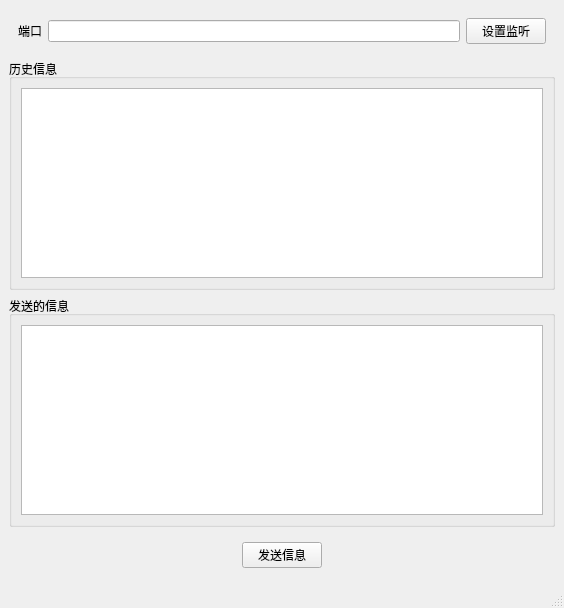
<?xml version="1.0" encoding="UTF-8"?>
<ui version="4.0">
 <class>MainWindow</class>
 <widget class="QMainWindow" name="MainWindow">
  <property name="geometry">
   <rect>
    <x>0</x>
    <y>0</y>
    <width>564</width>
    <height>608</height>
   </rect>
  </property>
  <property name="windowTitle">
   <string>MainWindow</string>
  </property>
  <widget class="QWidget" name="centralwidget">
   <layout class="QVBoxLayout" name="verticalLayout">
    <item>
     <widget class="QWidget" name="widget" native="true">
      <layout class="QHBoxLayout" name="horizontalLayout">
       <item>
        <widget class="QLabel" name="label">
         <property name="text">
          <string>端口</string>
         </property>
        </widget>
       </item>
       <item>
        <widget class="QLineEdit" name="port"/>
       </item>
       <item>
        <widget class="QPushButton" name="setListen">
         <property name="text">
          <string>设置监听</string>
         </property>
        </widget>
       </item>
      </layout>
     </widget>
    </item>
    <item>
     <widget class="QGroupBox" name="groupBox">
      <property name="title">
       <string>历史信息</string>
      </property>
      <layout class="QHBoxLayout" name="horizontalLayout_2">
       <item>
        <widget class="QTextEdit" name="record"/>
       </item>
      </layout>
     </widget>
    </item>
    <item>
     <widget class="QGroupBox" name="groupBox_2">
      <property name="title">
       <string>发送的信息</string>
      </property>
      <layout class="QHBoxLayout" name="horizontalLayout_3">
       <item>
        <widget class="QTextEdit" name="msg"/>
       </item>
      </layout>
     </widget>
    </item>
    <item>
     <widget class="QWidget" name="widget_2" native="true">
      <layout class="QHBoxLayout" name="horizontalLayout_4">
       <item>
        <spacer name="horizontalSpacer_2">
         <property name="orientation">
          <enum>Qt::Horizontal</enum>
         </property>
         <property name="sizeHint" stdset="0">
          <size>
           <width>98</width>
           <height>20</height>
          </size>
         </property>
        </spacer>
       </item>
       <item>
        <widget class="QPushButton" name="sendMsg">
         <property name="text">
          <string>发送信息</string>
         </property>
        </widget>
       </item>
       <item>
        <spacer name="horizontalSpacer">
         <property name="orientation">
          <enum>Qt::Horizontal</enum>
         </property>
         <property name="sizeHint" stdset="0">
          <size>
           <width>97</width>
           <height>20</height>
          </size>
         </property>
        </spacer>
       </item>
      </layout>
     </widget>
    </item>
   </layout>
  </widget>
  <widget class="QMenuBar" name="menubar">
   <property name="geometry">
    <rect>
     <x>0</x>
     <y>0</y>
     <width>564</width>
     <height>22</height>
    </rect>
   </property>
  </widget>
  <widget class="QStatusBar" name="statusbar"/>
 </widget>
 <resources/>
 <connections/>
</ui>
